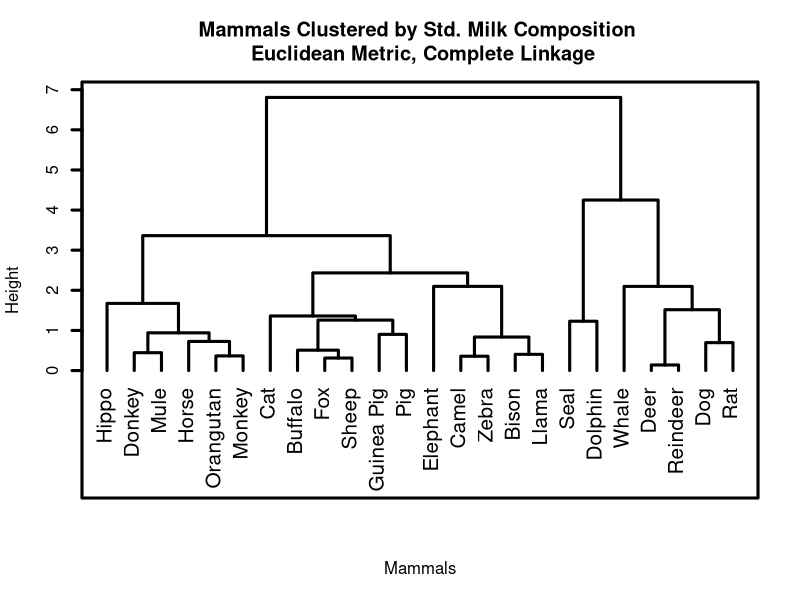
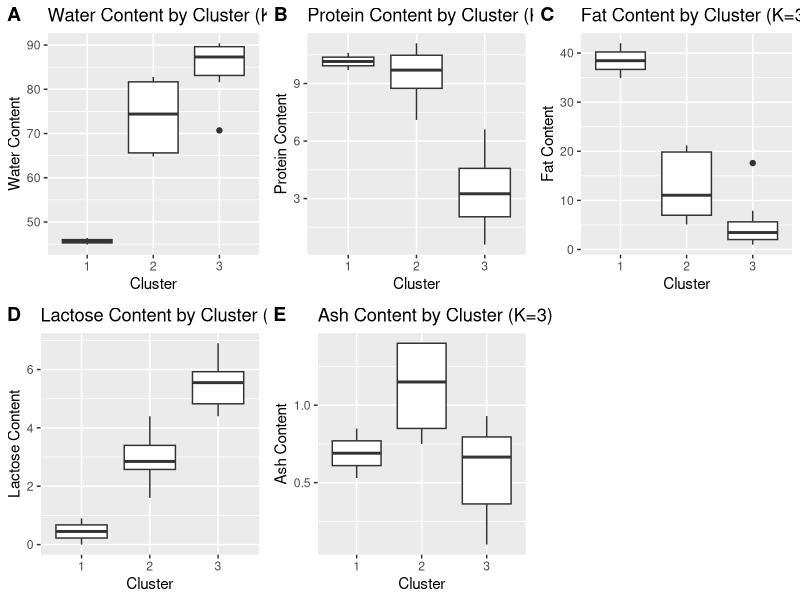
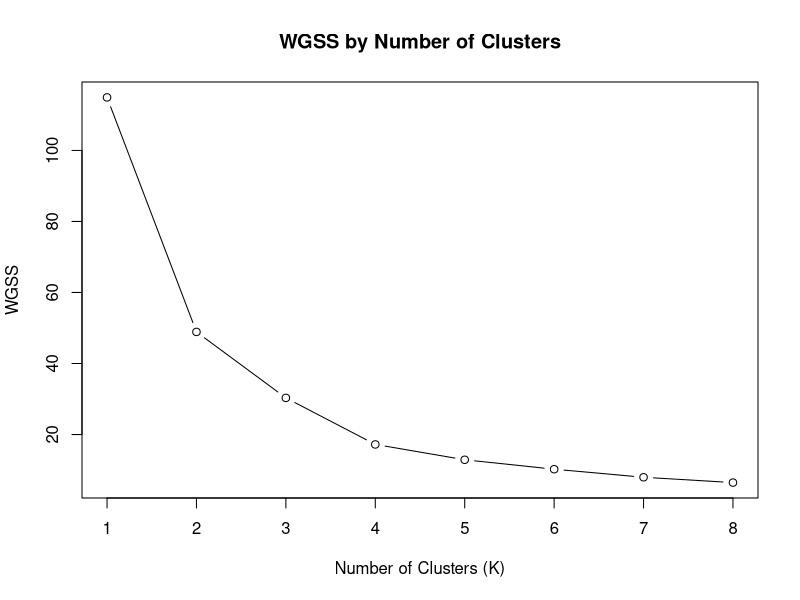

These charts were generated, in order, by the following R code:
## ---- chunk 1
knitr::opts_chunk$set(warning=FALSE, message=FALSE)
## ---- chunk 2
library(tidyverse)
Mammals_Milk<-read.csv("Milk_Composition.csv",header=T,row.names=1)
head(Mammals_Milk)
## ---- chunk 3
summary(Mammals_Milk)
## ---- chunk 4
Mammals_Milk_Std<-round(scale(Mammals_Milk),2)
head(Mammals_Milk_Std)
## ---- chunk 5
hcluster <- hclust(dist(Mammals_Milk_Std, method = "euclidean"))
             
plot(hcluster, hang = -1, cex = 1.25, sub = "", main = "Mammals Clustered by Std. Milk Composition \n Euclidean Metric, Complete Linkage", xlab = "Mammals", frame.plot = TRUE, lwd = 3)

## ---- chunk 6
set.seed(125)
library(dplyr)
MMilk_km_3 <- kmeans(Mammals_Milk_Std, centers = 3, nstart = 100)
MMilk_km_4 <- kmeans(Mammals_Milk_Std, centers = 4, nstart = 100)

Mammals_Milk$km_3 <- MMilk_km_3$cluster
Mammals_Milk$km_4 <- MMilk_km_4$cluster

sorted_table_km_3 <- Mammals_Milk %>% arrange(km_3)
sorted_table_km_4 <- Mammals_Milk %>% arrange(km_4)

sorted_table_km_3
sorted_table_km_4

## ---- chunk 7
MMilk_Agg_K3 <- sorted_table_km_3 %>%
  group_by(km_3) %>%
  summarize(Count = n(),
    Mean_Water = round(mean(Water), 2),
    Mean_Protein = round(mean(Protein), 2),
    Mean_Fat = round(mean(Fat), 2),
    Mean_Lactose = round(mean(Lactose), 2),
    Mean_Ash = round(mean(Ash), 2))

MMilk_Agg_K4 <- sorted_table_km_4 %>%
  group_by(km_4) %>%
  summarize(Count = n(),
    Mean_Water = round(mean(Water), 2),
    Mean_Protein = round(mean(Protein), 2),
    Mean_Fat = round(mean(Fat), 2),
    Mean_Lactose = round(mean(Lactose), 2),
    Mean_Ash = round(mean(Ash), 2))

MMilk_Agg_K3
MMilk_Agg_K4
## ---- chunk 8
require(cowplot)
library(ggplot2)

graph1 <- ggplot(sorted_table_km_3, aes(x = as.factor(km_3), y = Water)) +
  geom_boxplot() +
  labs(title = "Water Content by Cluster (K=3)", x = "Cluster", y = "Water Content")
graph2 <- ggplot(sorted_table_km_3, aes(x = as.factor(km_3), y = Protein)) +
  geom_boxplot() +
  labs(title = "Protein Content by Cluster (K=3)", x = "Cluster", y = "Protein Content")
graph3 <- ggplot(sorted_table_km_3, aes(x = as.factor(km_3), y = Fat)) +
  geom_boxplot() +
  labs(title = "Fat Content by Cluster (K=3)", x = "Cluster", y = "Fat Content")
graph4 <- ggplot(sorted_table_km_3, aes(x = as.factor(km_3), y = Lactose)) +
  geom_boxplot() +
  labs(title = "Lactose Content by Cluster (K=3)", x = "Cluster", y = "Lactose Content")
graph5 <- ggplot(sorted_table_km_3, aes(x = as.factor(km_3), y = Ash)) +
  geom_boxplot() +
  labs(title = "Ash Content by Cluster (K=3)", x = "Cluster", y = "Ash Content")

plot_grid(graph1, graph2, graph3, graph4, graph5, labels = "AUTO")
## ---- chunk 9
wgss <- numeric(8)

for (k in 1:8) {set.seed(125)
  km_result <- kmeans(Mammals_Milk_Std, centers = k, nstart = 50)
  wgss[k] <- km_result$tot.withinss}

plot(1:8, wgss, type = "b", xlab = "Number of Clusters (K)", ylab = "WGSS", main = "WGSS by Number of Clusters")

#The elbow plot suggests 8 clusters. The dendrogram in Question 2 is more challenging to interpret, so the use of K clustering helped analyze the data and easily identify the number of clusters.
